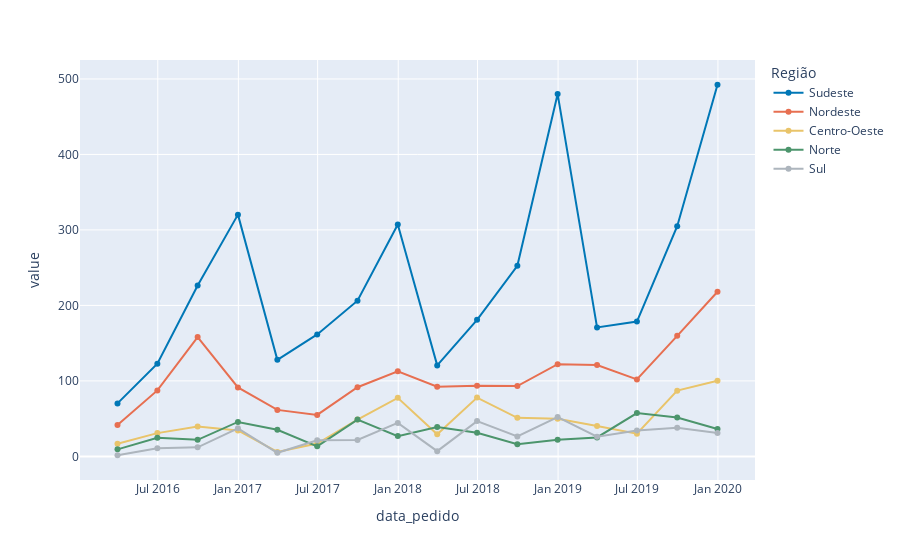

Notebook code for this chart:
### Markdown cell above
#### Gerando o gráfico

### Code cell
# Importando a biblioteca
import plotly.express as px

# Gerando um gráfico de linha com o faturamento da loja por trimestre dividido por região
fig = px.line(df_regiao, x=df_regiao.index, y=df_regiao.columns, markers = True, labels={"regiao": "Região"},
              color_discrete_sequence=[AZUL2, VERMELHO1, AMARELO1 , VERDE1, CINZA3])

# Ajustando o layout do gráfico
# fig.update_layout(width=1300, height=600, font_family = 'DejaVu Sans', font_size=15, 
#                   font_color= CINZA2, title_font_color= CINZA1, title_font_size=24, 
#                   title_text='Faturamento da loja de departamentos por trimestre' +
#                              '<br><sup size=1 style="color:#555655">De 2016 a 2019</sup>',
#                   xaxis_title='', yaxis_title='', plot_bgcolor= CINZA5)

# # Ajustando os ticks do eixo y para o formato em milhar
# fig.update_yaxes(tickprefix="R$ ", ticksuffix=" mil")

# Ajustando o eixo x com os labels dos trimestres
# labels = ['T1<br>2016', 'T2<br>2016', 'T3<br>2016', 'T4<br>2016', 
#           'T1<br>2017', 'T2<br>2017', 'T3<br>2017', 'T4<br>2017',
#           'T1<br>2018', 'T2<br>2018', 'T3<br>2018', 'T4<br>2018',
#           'T1<br>2019', 'T2<br>2019', 'T3<br>2019', 'T4<br>2019',]
# fig.update_xaxes(ticktext = labels, tickvals=df_regiao.index)

fig.show()

### Figure 1 — Plotly figure (JSON) as saved in the notebook; plotly's stock layout.template omitted (floating-point values rounded to 4 significant figures)
{"data": [{"hovertemplate": "Região=Sudeste<br>data_pedido=%{x}<br>value=%{y}<extra></extra>", "legendgroup": "Sudeste", "line": {"color": "#0077b6", "dash": "solid"}, "marker": {"symbol": "circle"}, "mode": "markers+lines", "name": "Sudeste", "orientation": "v", "showlegend": true, "type": "scatter", "x": ["2016-03-31T00:00:00", "2016-06-30T00:00:00", "2016-09-30T00:00:00", "2016-12-31T00:00:00", "2017-03-31T00:00:00", "2017-06-30T00:00:00", "2017-09-30T00:00:00", "2017-12-31T00:00:00", "2018-03-31T00:00:00", "2018-06-30T00:00:00", "2018-09-30T00:00:00", "2018-12-31T00:00:00", "2019-03-31T00:00:00", "2019-06-30T00:00:00", "2019-09-30T00:00:00", "2019-12-31T00:00:00"], "xaxis": "x", "y": [70.18, 122.7, 226.4, 320.3, 127.9, 161.5, 206.3, 307.3, 120.6, 180.9, 252.4, 480, 170.8, 178.6, 305, 492.3], "yaxis": "y"}, {"hovertemplate": "Região=Nordeste<br>data_pedido=%{x}<br>value=%{y}<extra></extra>", "legendgroup": "Nordeste", "line": {"color": "#e76f51", "dash": "solid"}, "marker": {"symbol": "circle"}, "mode": "markers+lines", "name": "Nordeste", "orientation": "v", "showlegend": true, "type": "scatter", "x": ["2016-03-31T00:00:00", "2016-06-30T00:00:00", "2016-09-30T00:00:00", "2016-12-31T00:00:00", "2017-03-31T00:00:00", "2017-06-30T00:00:00", "2017-09-30T00:00:00", "2017-12-31T00:00:00", "2018-03-31T00:00:00", "2018-06-30T00:00:00", "2018-09-30T00:00:00", "2018-12-31T00:00:00", "2019-03-31T00:00:00", "2019-06-30T00:00:00", "2019-09-30T00:00:00", "2019-12-31T00:00:00"], "xaxis": "x", "y": [41.73, 87.41, 158.1, 91.27, 61.58, 54.93, 91.6, 112.7, 92.4, 93.71, 93.14, 122.1, 121.1, 101.9, 159.7, 218.1], "yaxis": "y"}, {"hovertemplate": "Região=Centro-Oeste<br>data_pedido=%{x}<br>value=%{y}<extra></extra>", "legendgroup": "Centro-Oeste", "line": {"color": "#e9c46a", "dash": "solid"}, "marker": {"symbol": "circle"}, "mode": "markers+lines", "name": "Centro-Oeste", "orientation": "v", "showlegend": true, "type": "scatter", "x": ["2016-03-31T00:00:00", "2016-06-30T00:00:00", "2016-09-30T00:00:00", "2016-12-31T00:00:00", "2017-03-31T00:00:00", "2017-06-30T00:00:00", "2017-09-30T00:00:00", "2017-12-31T00:00:00", "2018-03-31T00:00:00", "2018-06-30T00:00:00", "2018-09-30T00:00:00", "2018-12-31T00:00:00", "2019-03-31T00:00:00", "2019-06-30T00:00:00", "2019-09-30T00:00:00", "2019-12-31T00:00:00"], "xaxis": "x", "y": [16.8, 30.83, 39.61, 34.41, 5.9, 16.96, 48.82, 77.54, 29.3, 77.91, 51.03, 49.83, 40.37, 30.02, 87.09, 100.3], "yaxis": "y"}, {"hovertemplate": "Região=Norte<br>data_pedido=%{x}<br>value=%{y}<extra></extra>", "legendgroup": "Norte", "line": {"color": "#4c956c", "dash": "solid"}, "marker": {"symbol": "circle"}, "mode": "markers+lines", "name": "Norte", "orientation": "v", "showlegend": true, "type": "scatter", "x": ["2016-03-31T00:00:00", "2016-06-30T00:00:00", "2016-09-30T00:00:00", "2016-12-31T00:00:00", "2017-03-31T00:00:00", "2017-06-30T00:00:00", "2017-09-30T00:00:00", "2017-12-31T00:00:00", "2018-03-31T00:00:00", "2018-06-30T00:00:00", "2018-09-30T00:00:00", "2018-12-31T00:00:00", "2019-03-31T00:00:00", "2019-06-30T00:00:00", "2019-09-30T00:00:00", "2019-12-31T00:00:00"], "xaxis": "x", "y": [9.31, 24.68, 21.94, 45.65, 35.25, 13.35, 48.71, 26.86, 39.03, 31.35, 16.16, 22.17, 25.11, 57.4, 51.54, 36.26], "yaxis": "y"}, {"hovertemplate": "Região=Sul<br>data_pedido=%{x}<br>value=%{y}<extra></extra>", "legendgroup": "Sul", "line": {"color": "#adb5bd", "dash": "solid"}, "marker": {"symbol": "circle"}, "mode": "markers+lines", "name": "Sul", "orientation": "v", "showlegend": true, "type": "scatter", "x": ["2016-03-31T00:00:00", "2016-06-30T00:00:00", "2016-09-30T00:00:00", "2016-12-31T00:00:00", "2017-03-31T00:00:00", "2017-06-30T00:00:00", "2017-09-30T00:00:00", "2017-12-31T00:00:00", "2018-03-31T00:00:00", "2018-06-30T00:00:00", "2018-09-30T00:00:00", "2018-12-31T00:00:00", "2019-03-31T00:00:00", "2019-06-30T00:00:00", "2019-09-30T00:00:00", "2019-12-31T00:00:00"], "xaxis": "x", "y": [1.51, 10.62, 11.97, 37.19, 4.75, 21.23, 21.68, 44.34, 6.95, 46.78, 26.43, 52.02, 26.18, 34.39, 37.99, 30.85], "yaxis": "y"}], "layout": {"legend": {"title": {"text": "Região"}, "tracegroupgap": 0}, "margin": {"t": 60}, "xaxis": {"anchor": "y", "domain": [0, 1], "title": {"text": "data_pedido"}}, "yaxis": {"anchor": "x", "domain": [0, 1], "title": {"text": "value"}}}}
